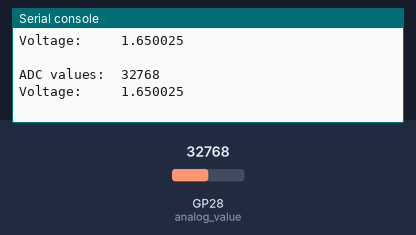
Recording of a program running on a simulated Raspberry Pi Pico running MicroPython. Shown: the last lines printed to the serial console. The test bench sets the inputs (shaded band); at power-on: GP28 (analog_value) = 32768 (analog values on the 0–65535 scale).

Above: at 1.2 s.
1.3 s: GP28 (analog_value) set to 45874
At 1.9 s:
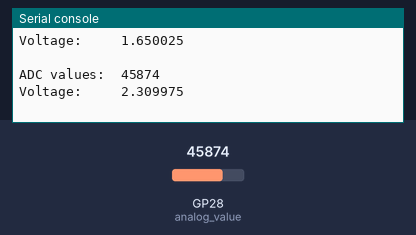
2.8 s: GP28 (analog_value) set to 57670
At 3.4 s:
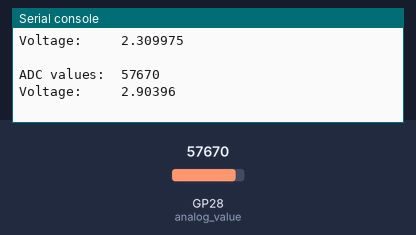
Timing chart, 0 to 5.8 s (numbered marks = the images above; inputs shaded):
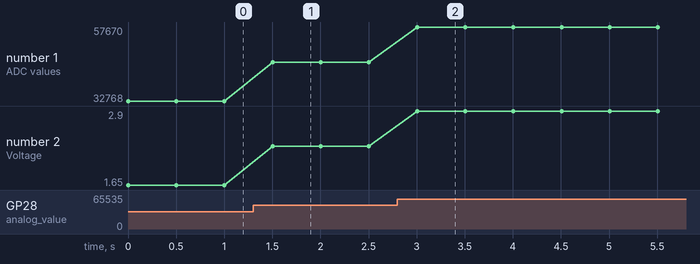

The program:

pico_ldr.py
```python
from machine import ADC, Pin
import utime

analog_value = machine.ADC(28)
convertion_factor = 3.3/(65535)

while True:
    reading = analog_value.read_u16()
    voltage_value = reading * convertion_factor
    print("ADC values: ", reading)
    print("Voltage:    ",voltage_value)
    print(" ")
    utime.sleep(0.5)
```

Measured:
- after the input at 1.3 s, the serial console: prints a new line after 0.20 s (image 1)
- after the input at 2.8 s, the serial console: prints a new line after 0.20 s (image 2)
- plotted number 1: 32768 → 45874 after the input at 1.3 s, 45874 → 57670 after the input at 2.8 s
- plotted number 2: 1.65 → 2.31 after the input at 1.3 s, 2.31 → 2.9 after the input at 2.8 s
